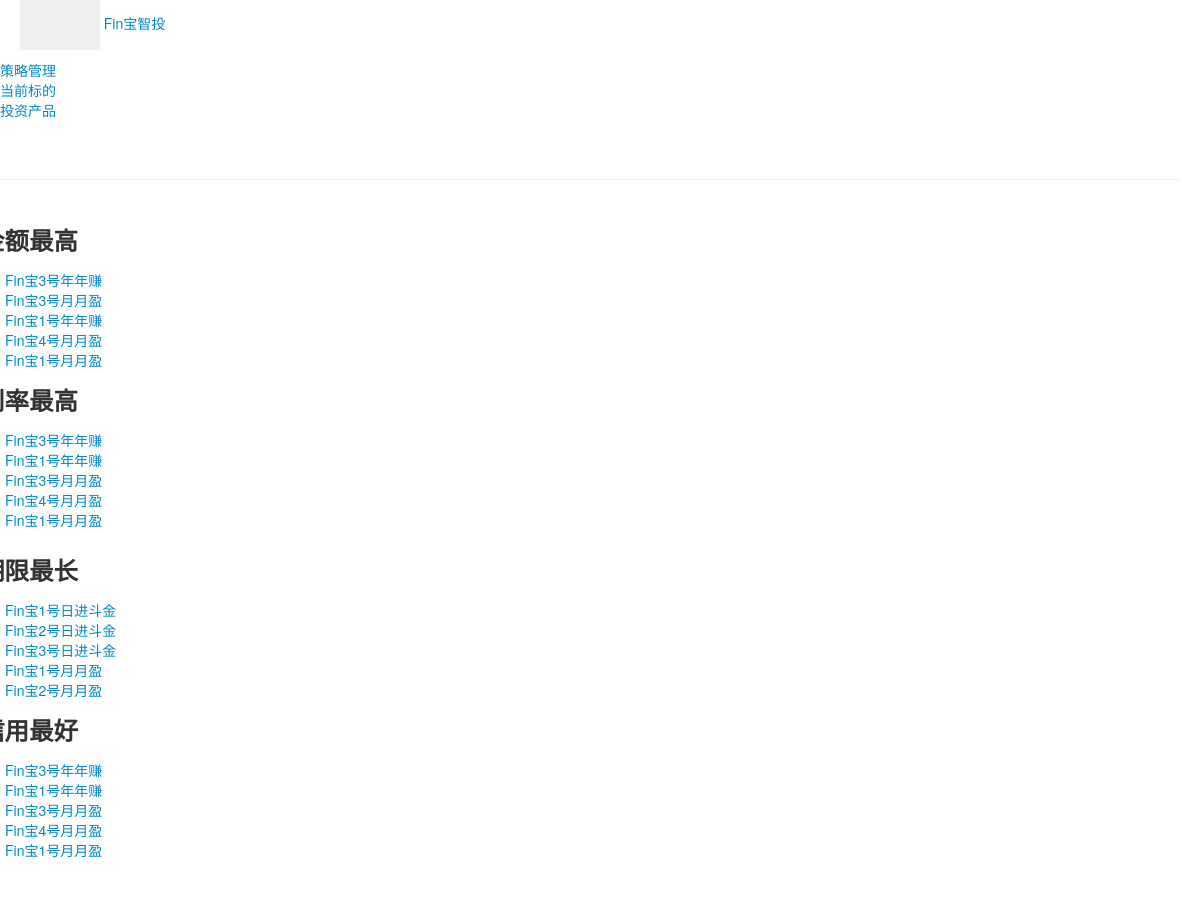
/rango/category/0/, run on the app's committed database.
### rango/models.py (models this page shows, shortened)
class Category(models.Model):
    name = models.CharField(max_length=128, unique=True)
    views = models.IntegerField(default=0)
    likes = models.IntegerField(default=0)
    slug = models.CharField(max_length=128, unique=True)
    '''
    def save(self, *args, **kwargs):
                self.slug = self.name
                super(Category, self).save(*args, **kwargs)
    '''

class Product(models.Model):
    title = models.CharField(max_length=128)
    amount = models.IntegerField(default=0)
    rate = models.IntegerField(default=0)
    charge = models.IntegerField(default=0)

### rango/views.py (the view)
# urls.py: url(r'^category/(?P<category_name_slug>[\w\-]+)/(?P<user_name>[\w\-]+)/add_page/$', views.add_page, name='add_page'),
def category(request, category_name_slug):
    context_dict = {}
    context_dict['result_list'] = None
    context_dict['query'] = None
    if request.method == 'POST':
        query = request.POST['query'].strip()
        if query:
            result_list = run_query(query)
            context_dict['result_list'] = result_list
            context_dict['query'] = query
    loan_list1 = Loan.objects.order_by('-amount')[:5]
    loan_list2 = Loan.objects.order_by('-rate')[:5]
    loan_list3 = Loan.objects.order_by('-months')[:5]
    loan_list4 = Loan.objects.order_by('-creditcode')[:5]
    context_dict2 = {'loans1':loan_list1,'loans2':loan_list2,'loans3':loan_list3,'loans4':loan_list4,}
    product_list1 = Product.objects.order_by('-amount')[:5]
    product_list2 = Product.objects.order_by('-rate')[:5]
    product_list3 = Product.objects.order_by('-charge')[:5]
    product_list4 = Product.objects.order_by('-rate')[:5]
    context_dict3 = {'product1':product_list1,'product2':product_list2,'product3':product_list3,'product4':product_list4,}
    try:
        category = Category.objects.get(slug=category_name_slug)
        context_dict['category_name'] = category.name
        pages = Page.objects.filter(category=category).order_by('-views')
        context_dict['pages'] = pages
        context_dict['category'] = category
    except Category.DoesNotExist:
        pass
    print category_name_slug
    if category_name_slug == "2":
        return render(request, 'rango/loan_list.html', context_dict2)
    elif category_name_slug == "1":
        return render(request, 'rango/investment_strategy.html', context_dict)
    elif category_name_slug == "0":
        return render(request, 'rango/product_list.html', context_dict3)
    else:
        return render(request, 'rango/investment_log.html', context_dict)

### rango/templatetags/rango_extras.py (called while the page is built)
@register.inclusion_tag('rango/cats.html')
def get_category_list(cat=None):
    return {'cats': Category.objects.all(), 'act_cat': cat}

### templates/rango/product_list.html (shortened to what this page needs)
{% extends 'rango/base.html' %}
{% load staticfiles %}
        {% block body_block %}
            <div class="page-header">
            </div>
        <div class="row placeholders">
            <div class="col-xs-12 col-sm-6 placeholder">
                <div class="panel panel-primary">
                <div class="panel-heading">
                    <h3 class="panel-title">金额最高</h3>
                </div>
                </div>
        {% if product1 %}
                    <ul class="list-group">
            {% for product in product1 %}
                    <li class="list-group-item"><a href="{% url 'product' product.title %}">{{ product.title }}</a></li>
            {% endfor %}
                    </ul>
        {% else %}
                    <strong>There are no categories present.</strong>
        {% endif %}
            </div>
            <div class="col-xs-12 col-sm-6 placeholder">
                <div class="panel panel-primary">
                <div class="panel-heading">
                    <h3 class="panel-title">利率最高</h3>
                </div>
                </div>
        {% if product2 %}
                    <ul class="list-group">
            {% for product in product2 %}
                         <li class="list-group-item"><a href="{% url 'product' product.title %}">{{ product.title }}</a></li>
            {% endfor %}
                    </ul>
        {% else %}
                    <strong>There are no categories present.</strong>
        {% endif %}
            </div>
        </div>
        <div class="row placeholders">
            <div class="col-xs-12 col-sm-6 placeholder">
                <div class="panel panel-primary">
                <div class="panel-heading">
                    <h3 class="panel-title">期限最长</h3>
                </div>
                </div>
        {% if product3 %}
                    <ul class="list-group">
            {% for product in product3 %}
                    <li class="list-group-item"><a href="{% url 'product' product.title %}">{{ product.title }}</a></li>
            {% endfor %}
                    </ul>
        {% else %}
                    <strong>There are no notice present.</strong>
        {% endif %}
            </div>
            <div class="col-xs-12 col-sm-6 placeholder">
                <div class="panel panel-primary">
                <div class="panel-heading">
                    <h3 class="panel-title">信用最好</h3>
                </div>
                </div>
        {% if product4 %}
                    <ul class="list-group">
            {% for product in product4 %}
                         <li class="list-group-item"><a href="{% url 'product' product.title %}">{{ product.title }}</a></li>
            {% endfor %}
                    </ul>
        {% else %}
                    <strong>There are no categories present.</strong>
        {% endif %}
            </div>
        </div>
        {% endblock %}

### templates/rango/cats.html
{% if cats %}
    <ul class="nav nav-sidebar">
    {% for c in cats %}
    {% if c == act_cat %} <li  class="active" > {% else  %} <li>{% endif %}
            <a href="{% url 'category'  c.slug %}">{{ c.name }}</a></li>
    {% endfor %}
{% else %}
    <li> <strong >There are no category present.</strong></li>
    </ul>
{% endif %}

### static/assets/styles.css (style rules this page uses)
body { padding-top: 0; padding-bottom: 40px; background-color: #f5f5f5; }
@media (min-width: 979px) { body { padding-top: 60px; } }

### data on the page
Category: name "策略管理"
Category: name "当前标的"
Category: name "投资产品"
Product: title "Fin宝3号年年赚"
Product: title "Fin宝3号月月盈"
Product: title "Fin宝1号年年赚"
Product: title "Fin宝4号月月盈"
Product: title "Fin宝1号月月盈"
Product: title "Fin宝1号日进斗金"
Product: title "Fin宝2号日进斗金"
Product: title "Fin宝3号日进斗金"
Product: title "Fin宝2号月月盈"
